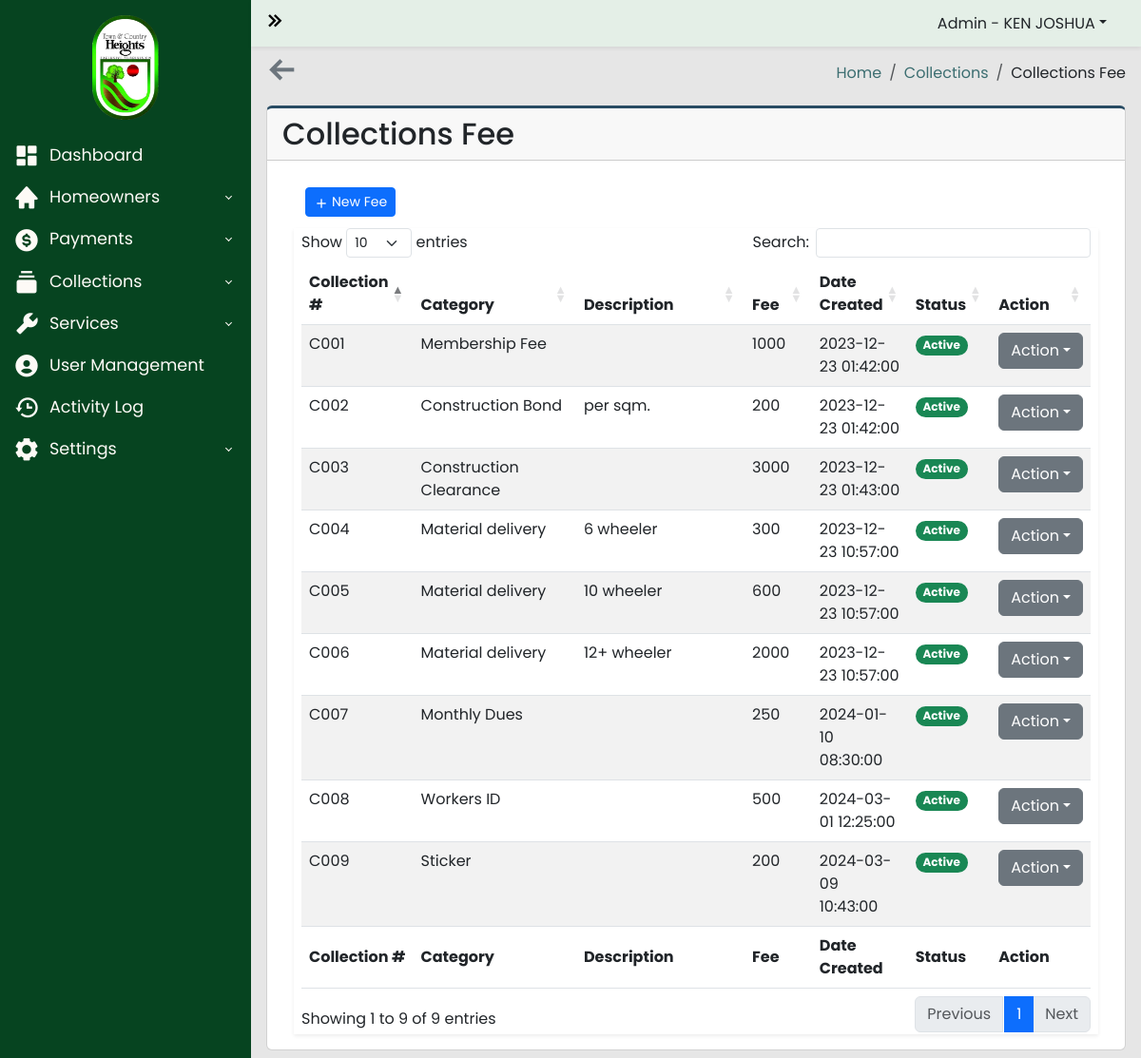
Screenshot of /admin-panel/collections.php (signed in) with the database file from the repository.
### tables this page shows
CREATE TABLE `collection_fee` (
  `id` int(11) NOT NULL,
  `collection_fee_number` varchar(255) NOT NULL,
  `category` varchar(100) NOT NULL,
  `description` varchar(100) NOT NULL,
  `fee` varchar(100) NOT NULL,
  `date_created` datetime NOT NULL,
  `status` varchar(100) NOT NULL DEFAULT 'ACTIVE'
);

### admin-panel/collections.php (the view, shortened to what this page needs)
<?php
require_once("../includes/header.php");
?>
<?php
$server = new Server;
$server->adminAuthentication();
?>
<body>
  <div class="wrapper">
    <?php
    require_once("../includes/sidebar.php");
    ?>
    <div class="main">
      <?php
      require_once("../includes/navbar.php");
      ?>
      <main class="content px-3 py-2">
        <section class="content-header d-flex justify-content-between align-items-center mb-3">
          <a href="../admin-panel/dashboard.php"><i class='bx bx-arrow-back text-secondary bx-tada-hover fs-2 fw-bold'></i></a>
          <ol class="breadcrumb mb-0">
            <li class="breadcrumb-item"><a href="../admin-panel/dashboard.php">Home</a></li>
            <li class="breadcrumb-item"><a href="#">Collections</a></li>
            <li class="breadcrumb-item">Collections Fee</li>
          </ol>
        </section>
        <div class="card card-border">
          <div class="card-header">
            <h2>Collections Fee</h2>
          </div>
          <div class="card-body">
            <div class="container-fluid">
              <section class="main-content">
                <div class="row">
                  <div class="col-xs-12">
                    <div class="box">
                      <div class="header-box container-fluid d-flex align-items-center">
                        <div class="col">
                          <a href="#collectionCreate" data-bs-toggle="modal" class="btn btn-primary btn-sm btn-flat"><i class='bx bx-plus bx-xs bx-tada-hover'></i>New Fee</a>
                        </div>
                      </div>
                      <div class="body-box shadow-sm">
                        <div class="table-responsive mx-2">
                          <table id="collectionsTable" class="table table-striped" style="width:100%">
                            <thead>
                              <tr>
                                <th width="10%">Collection #</th>
                                <th width="30%">Category</th>
                                <th width="30%">Description</th>
                                <th width="10%">Fee</th>
                                <th width="10%">Date Created</th>
                                <th width="5%">Status</th>
                                <th scope="col" width="5%">Action</th>
                              </tr>
                            </thead>
                            <tbody>
                              <?php
                              $query = "SELECT * FROM collection_fee";
                              $connection = $server->openConn();
                              $stmt = $connection->prepare($query);
                              $stmt->execute();
                              $count = $stmt->rowCount();
                              if ($count > 0) {
                                while ($result = $stmt->fetch()) {
                                  $collection_number = $result['collection_fee_number'];
                                  $category = $result['category'];
                                  $description = $result['description'];
                                  $fee = $result['fee'];
                                  $date_created = $result['date_created'];
                                  $status = $result['status'];
                              ?>
                                  <tr>
                                    <td><?php echo $collection_number ?></td>
                                    <td><?php echo $category ?></td>
                                    <td><?php echo $description ?></td>
                                    <td><?php echo $fee ?></td>
                                    <td><?php echo $date_created ?></td>
                                    <td>
                                      <?php
                                      if ($status == "ACTIVE") {
                                      ?>
                                        <span class="badge rounded-pill text-bg-success">Active</span>
                                      <?php
                                      } else {
                                      ?>
                                        <span class="badge rounded-pill text-bg-danger">Inactive</span>
                                      <?php
                                      }
                                      ?>
                                    </td>
                                    <td>
                                      <div class="dropdown">
                                        <a type="button" class="btn btn-secondary dropdown-toggle" data-bs-toggle="dropdown">Action</a>
                                      </div>
                                    </td>
                                  </tr>
                              <?php
                                }
                              } else {
                                $_SESSION['status'] = "No Records";
                                $_SESSION['text'] = "";
                                $_SESSION['status_code'] = "warning";
                              }
                              ?>
                            </tbody>
                            <tfoot>
                              <tr>
                                <th width="10%">Collection #</th>
                                <th width="30%">Category</th>
                                <th width="30%">Description</th>
                                <th width="10%">Fee</th>
                                <th width="10%">Date Created</th>
                                <th width="5%">Status</th>
                                <th scope="col" width="5%">Action</th>
                              </tr>
                            </tfoot>
                          </table>
                        </div>
                      </div>
                    </div>
                  </div>
                </div>
              </section>
            </div>
          </div>
        </div>
      </main>
    </div>
  </div>
  <?php
  include("../includes/footer.php");
  ?>

### styles/yearpicker.css (style rules this page uses)
:root { --background-color: #fff; --border-color: #ccc; --text-color: #555; --selected-text-color: rgb(56, 241, 164); --hover-background-color: #eee; }

### styles/general.css (style rules this page uses)
* { padding: 0; margin: 0; box-sizing: border-box; font-family: Poppins, sans-serif; }

### styles/admin-dashboard.css (style rules this page uses)
* { padding: 0; margin: 0; box-sizing: border-box; font-family: Poppins, sans-serif; }
body { background-image: url("../img/town_and_country_heights.jpg"); background-size: cover; background-repeat: no-repeat; background-attachment: fixed; }
.content { margin-top: 50px; }
.wrapper { display: flex; align-items: stretch; width: 100%; overflow: hidden; min-height: 100vh; }
.main { background-color: #e6e6e6; margin-left: 264px; transition: 0.6s ease; }
.main { display: flex; flex-direction: column; width: 100%; overflow: hidden; }
h2 { margin: 0; }
.breadcrumb-item a { text-decoration: none; color: #3C6E71; }
.header-box { height: 55px; background-color: white; }
.bx-plus, .bx-refresh, .bx-archive, .bx-printer, .bx-filter-alt, .bxs-download { vertical-align: middle; margin-right: 3px; }
.body-box { background-color: white; }
.card-border { border-top: 3px solid #284B63 ; }

### styles/login.css (style rules this page uses)
* { font-family: 'Poppins', sans-serif; }

### styles/signup.css (style rules this page uses)
* { font-family: 'Poppins', sans-serif; }

### rows the page displays
collection_fee: collection_fee_number "C001", category "Membership Fee", fee "1000", date_created "2023-12-23 01:42:00", status "Active"
collection_fee: collection_fee_number "C002", category "Construction Bond", description "per sqm.", fee "200", date_created "2023-12-23 01:42:00", status "Active"
collection_fee: collection_fee_number "C003", category "Construction Clearance", fee "3000", date_created "2023-12-23 01:43:00", status "Active"
collection_fee: collection_fee_number "C004", category "Material delivery", description "6 wheeler", fee "300", date_created "2023-12-23 10:57:00", status "Active"
collection_fee: collection_fee_number "C005", category "Material delivery", description "10 wheeler", fee "600", date_created "2023-12-23 10:57:00", status "Active"
collection_fee: collection_fee_number "C006", category "Material delivery", description "12+ wheeler", fee "2000", date_created "2023-12-23 10:57:00", status "Active"
collection_fee: collection_fee_number "C007", category "Monthly Dues", fee "250", date_created "2024-01-10 08:30:00", status "Active"
collection_fee: collection_fee_number "C008", category "Workers ID", fee "500", date_created "2024-03-01 12:25:00", status "Active"
collection_fee: collection_fee_number "C009", category "Sticker", fee "200", date_created "2024-03-09 10:43:00", status "Active"

### other values shown
$_SESSION['firstname'] "KEN JOSHUA"
